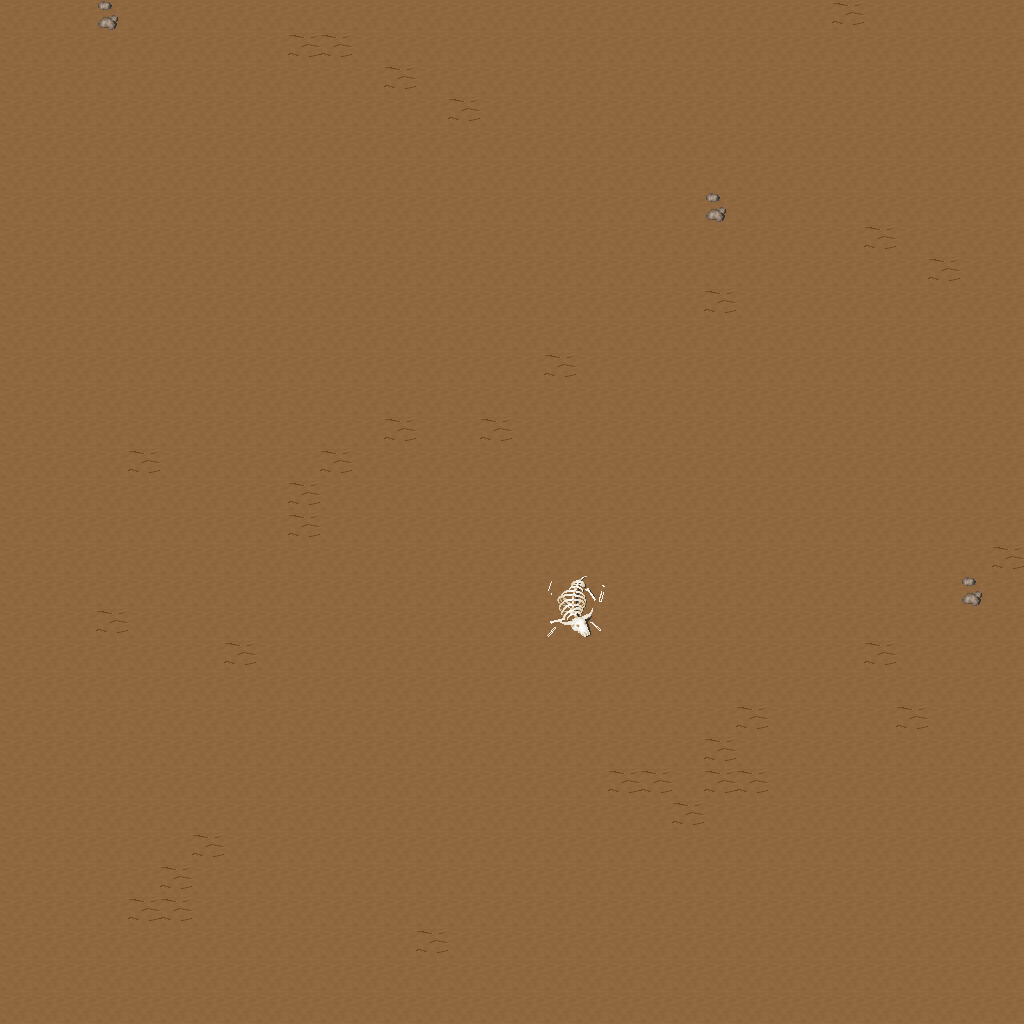

Below is a game level as drawn by its tile map, then a one-line description and the .tmx that defines it (tile-layer data replaced by summaries):
An orthogonal 32x32 tile map with 32x32 px tiles, 5 tile layers (Ground, Objects, Objects2, Above, ...), 1 hidden layer not drawn, 20 tilesets.

<map version="1.10" tiledversion="1.11.0" orientation="orthogonal" renderorder="right-down" width="32" height="32" tilewidth="32" tileheight="32" infinite="0" nextlayerid="11" nextobjectid="1">
 <tileset firstgid="1" name="ground_ground" tilewidth="32" tileheight="32" tilecount="33" columns="3">
  <image source="../drawable/ground_ground.png" width="96" height="352" />
 </tileset>
 <tileset firstgid="34" name="ground_ridge_earth_dark" tilewidth="32" tileheight="32" tilecount="96" columns="12">
  <image source="../drawable/ground_ridge_earth_dark.png" width="384" height="256" />
 </tileset>
 <tileset firstgid="130" name="ground_earth_edges" tilewidth="32" tileheight="32" tilecount="18" columns="6">
  <image source="../drawable/ground_earth_edges.png" width="192" height="96" />
 </tileset>
 <tileset firstgid="148" name="ground_rock_pebbles" tilewidth="32" tileheight="32" tilecount="3" columns="1">
  <image source="../drawable/ground_rock_pebbles.png" width="32" height="96" />
 </tileset>
 <tileset firstgid="151" name="item_statue_grey_stone" tilewidth="32" tileheight="32" tilecount="4" columns="2">
  <image source="../drawable/item_statue_grey_stone.png" width="64" height="64" />
 </tileset>
 <tileset firstgid="155" name="ground_square_patch" tilewidth="32" tileheight="32" tilecount="9" columns="3">
  <image source="../drawable/ground_square_patch.png" width="96" height="96" />
 </tileset>
 <tileset firstgid="164" name="ground_eye" tilewidth="32" tileheight="32" tilecount="9" columns="3">
  <image source="../drawable/ground_eye.png" width="96" height="96" />
 </tileset>
 <tileset firstgid="173" name="item_corpse_huge_animal" tilewidth="32" tileheight="32" tilecount="16" columns="2">
  <image source="../drawable/item_corpse_huge_animal.png" width="64" height="256" />
 </tileset>
 <tileset firstgid="189" name="logic_creature_orc" tilewidth="32" tileheight="32" tilecount="6" columns="6">
  <image source="../drawable/logic_creature_orc.png" width="192" height="32" />
 </tileset>
 <tileset firstgid="195" name="logic_collision" tilewidth="32" tileheight="32" tilecount="1" columns="1">
  <image source="../drawable/logic_collision.png" width="32" height="32" />
 </tileset>
 <tileset firstgid="196" name="plant_tree_spruce" tilewidth="32" tileheight="32" tilecount="6" columns="2">
  <image source="../drawable/plant_tree_spruce.png" width="64" height="96" />
 </tileset>
 <tileset firstgid="202" name="plant_tree_evergreen" tilewidth="32" tileheight="32" tilecount="36" columns="3">
  <image source="../drawable/plant_tree_evergreen.png" width="96" height="384" />
 </tileset>
 <tileset firstgid="238" name="plant_bush_bushes" tilewidth="32" tileheight="32" tilecount="10" columns="5">
  <image source="../drawable/plant_bush_bushes.png" width="160" height="64" />
 </tileset>
 <tileset firstgid="248" name="plant_bush_bush_mult_colored" tilewidth="32" tileheight="32" tilecount="6" columns="3">
  <image source="../drawable/plant_bush_bush_mult_colored.png" width="96" height="64" />
 </tileset>
 <tileset firstgid="254" name="plant_stump_small_stump" tilewidth="32" tileheight="32" tilecount="4" columns="2">
  <image source="../drawable/plant_stump_small_stump.png" width="64" height="64" />
 </tileset>
 <tileset firstgid="258" name="plant_bush_large_green" tilewidth="32" tileheight="32" tilecount="9" columns="3">
  <image source="../drawable/plant_bush_large_green.png" width="96" height="96" />
 </tileset>
 <tileset firstgid="267" name="plant_tree_tree_darkgreen" tilewidth="32" tileheight="32" tilecount="88" columns="8">
  <image source="../drawable/plant_tree_tree_darkgreen.png" width="256" height="352" />
 </tileset>
 <tileset firstgid="355" name="ground_dry_grass" tilewidth="32" tileheight="32" tilecount="54" columns="9">
  <image source="../drawable/ground_dry_grass.png" width="288" height="192" />
 </tileset>
 <tileset firstgid="409" name="logic_creature_animal" tilewidth="32" tileheight="32" tilecount="32" columns="8">
  <image source="../drawable/logic_creature_animal.png" width="256" height="128" />
 </tileset>
 <tileset firstgid="441" name="logic_creature_mutant" tilewidth="32" tileheight="32" tilecount="7" columns="7">
  <image source="../drawable/logic_creature_mutant.png" width="224" height="32" />
 </tileset>
 <layer id="1" name="Ground" width="32" height="32">
  <data>[1024 cells, 1024 non-empty, 1 distinct tile ids]</data>
 </layer>
 <layer id="2" name="Objects" width="32" height="32">
  <data>[1024 cells, 35 non-empty, 2 distinct tile ids]</data>
 </layer>
 <layer id="3" name="Objects2" width="32" height="32">
  <data>[1024 cells, 4 non-empty, 4 distinct tile ids]</data>
 </layer>
 <layer id="4" name="Above" width="32" height="32">
  <data>[1024 cells, 0 non-empty, 0 distinct tile ids]</data>
 </layer>
 <layer id="5" name="Above2" width="32" height="32">
  <data>[1024 cells, 0 non-empty, 0 distinct tile ids]</data>
 </layer>
 <layer id="6" name="Walkable" width="32" height="32" visible="0">
  <data>[1024 cells, 4 non-empty, 1 distinct tile ids]</data>
 </layer>
 <objectgroup id="7" name="Mapevents" />
 <objectgroup id="8" name="Spawn" />
 <objectgroup id="9" name="Keys" />
 <objectgroup id="10" name="Replace" />
</map>
